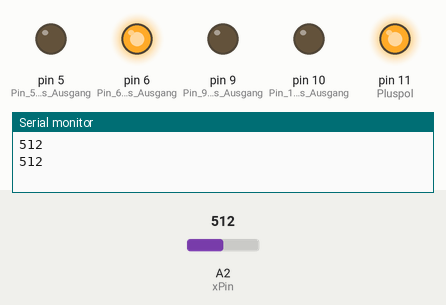
Bench run of a sketch on a simulated Arduino Uno, built with avr-gcc and run on an emulated ATmega328P. On the bench: output pins drawn as LEDs (lit = HIGH), the last lines printed to the serial monitor. The test bench sets the inputs (shaded band); at power-on: A2 (xPin) = 512.

Above: at 1.3 s.
1.4 s: A2 (xPin) set to 469
2.9 s: A2 (xPin) set to 435
At 4.1 s:
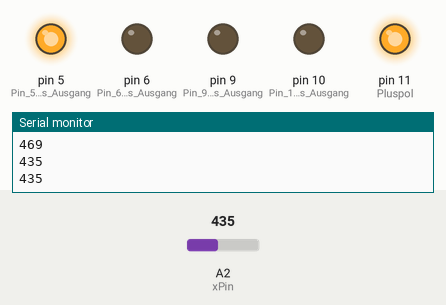
4.5 s: A2 (xPin) set to 590
At 5.3 s:
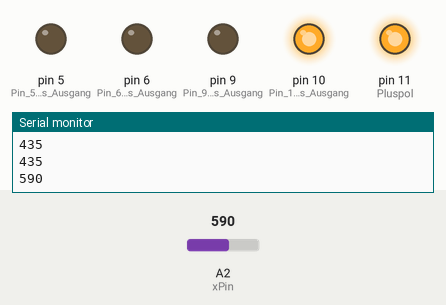
6.0 s: A2 (xPin) set to 574
At 6.5 s:
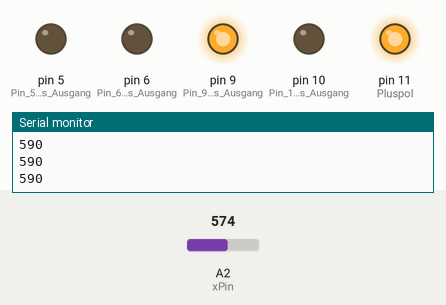
7.5 s: A2 (xPin) set to 542
At 8.7 s:
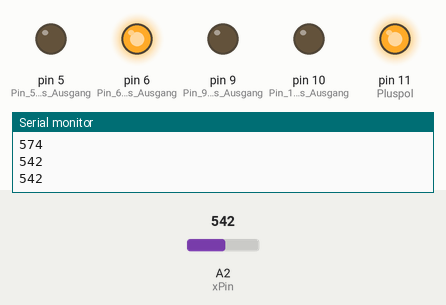
9.0 s: A2 (xPin) set to 440
At 10.0 s:
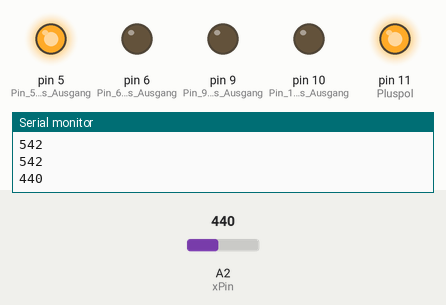
Timing chart, 0 to 11.5 s (numbered marks = the images above; inputs shaded):
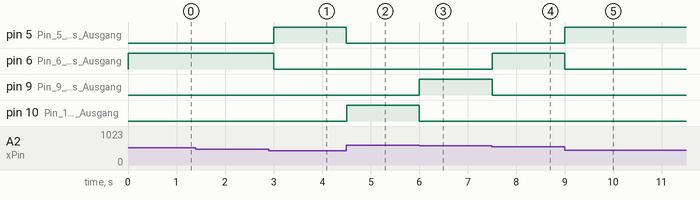

The sketch:

Projekt12.ino
```cpp
/*
 Ließt Lagesensor an Pin A2 aus und deutet die Lage an den vier LEDs 5,6,9,10
 */
int xPin = 2;//X-Achse wird an Pin A2 ausgelesen

//gemessene Sensorwerte
int x_min = 450;//der kleinste Wert
int x_mitte = 550;//der mittlere Wert
int x_max = 580;//der grösste Wert

void setup(){
  pinMode(5, OUTPUT);//Pin 5 als Ausgang
  pinMode(6, OUTPUT);//Pin 6 als Ausgang
  pinMode(9, OUTPUT);//Pin 9 als Ausgang
  pinMode(10, OUTPUT);//Pin 10 als Ausgang
  pinMode(11, OUTPUT);//Pluspol
  digitalWrite(11, HIGH);//Pluspol
  Serial.begin(9600);
}

void loop(){
  //LEDs aus schalten
  digitalWrite(5, LOW);
  digitalWrite(6, LOW);
  digitalWrite(9, LOW);
  digitalWrite(10, LOW);

  int x = analogRead(xPin);//analogen Wert auslesen

  if(x>x_max)//wenn Messwert grösser als Maximalwert
  {
    digitalWrite(10, HIGH);
  }
  else if(x>x_mitte)//wenn Messwert grösser als mittlerer Wert
  {
    digitalWrite(9, HIGH);
  }
  else if(x>x_min)////wenn Messwert grösser als Minimum
  {
    digitalWrite(6, HIGH);
  }
  else//wenn Messwert kleiner als Minimum
  {
    digitalWrite(5, HIGH);
  }
  delay(500);//Etwas Pause machen...
  Serial.println(x);
}
```

Measured:
- the behaviour switches between 451 and 450 on A2 (xPin) (found by bisection; images 0 and 1)
- the behaviour switches between 581 and 580 on A2 (xPin) (found by bisection; images 2 and 3)
- the behaviour switches between 551 and 550 on A2 (xPin) (found by bisection; images 3 and 4)
- after the input at 2.9 s, pin 5 (Pin_5_als_Ausgang): LOW → HIGH after 0.10 s; pin 6 (Pin_6_als_Ausgang): HIGH → LOW after 0.10 s
- after the input at 4.5 s, pin 5 (Pin_5_als_Ausgang): HIGH → LOW at once; pin 10 (Pin_10_als_Ausgang): LOW → HIGH at once
- after the input at 6.0 s, pin 9 (Pin_9_als_Ausgang): LOW → HIGH at once; pin 10 (Pin_10_als_Ausgang): HIGH → LOW at once
- after the input at 7.5 s, pin 6 (Pin_6_als_Ausgang): LOW → HIGH at once; pin 9 (Pin_9_als_Ausgang): HIGH → LOW at once
- after the input at 9.0 s, pin 5 (Pin_5_als_Ausgang): LOW → HIGH at once; pin 6 (Pin_6_als_Ausgang): HIGH → LOW at once
